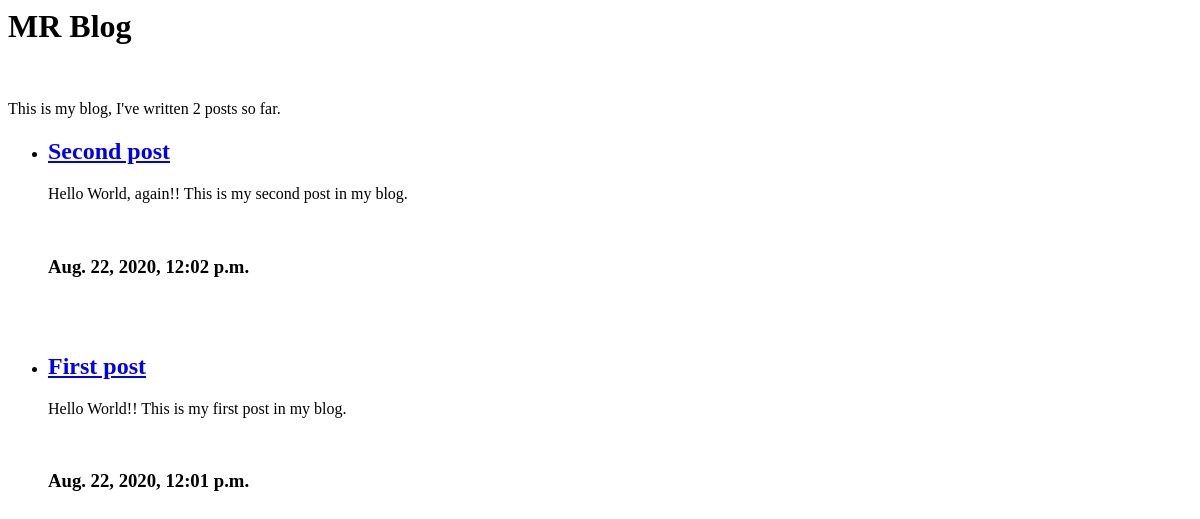
The page /blog/ on the database as committed earlier.
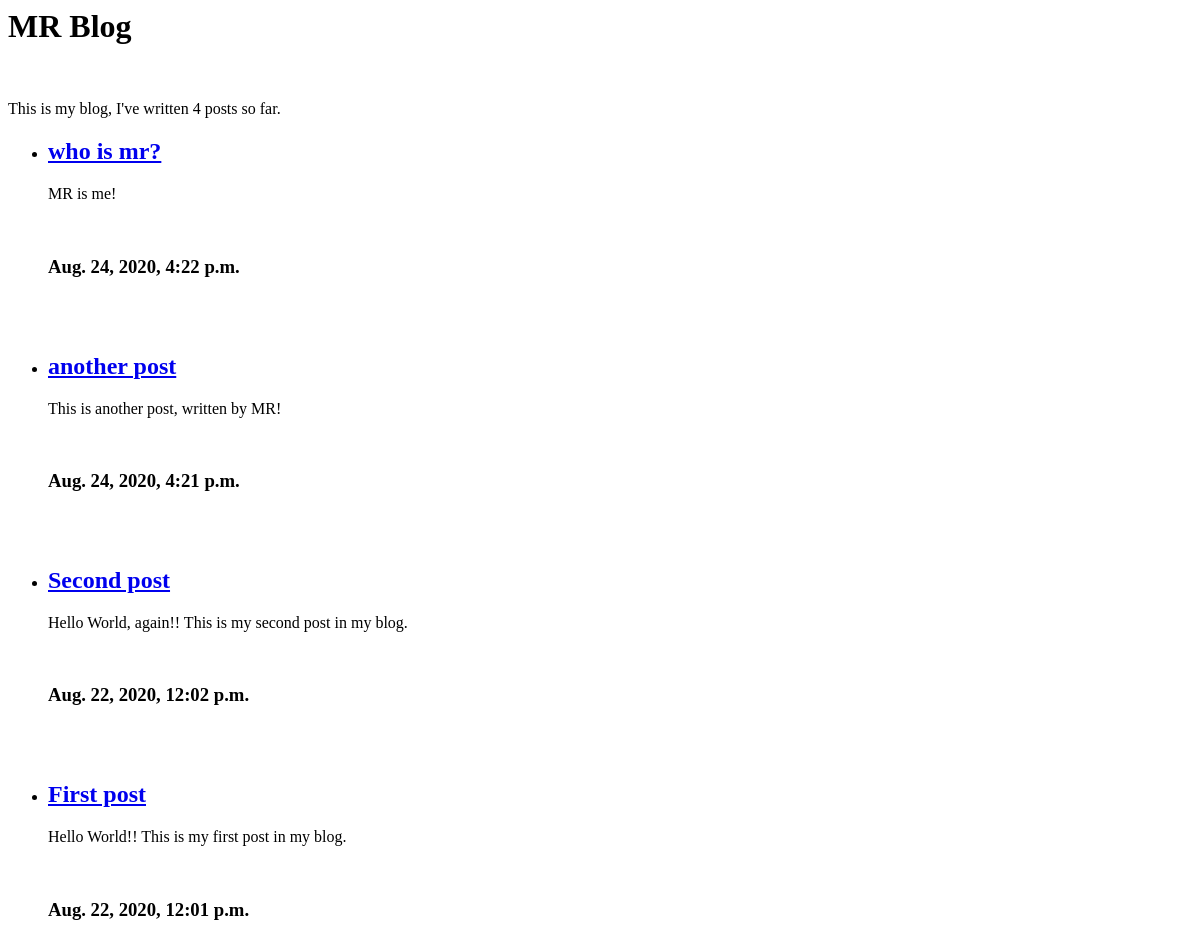
The same page on the database as committed later.
### blog/models.py (models this page shows, shortened)
class Post(models.Model):
    post_title = models.CharField(max_length = 100)
    post_slug = models.SlugField(max_length = 100)
    post_body = models.TextField()
    post_pubdate = models.DateTimeField(default = timezone.now)
    post_stat = models.CharField(choices = (
                                            ('draft', 'Draft'),
                                            ('published', 'Published'),
                                            ), default = 'published', max_length=10)
    tags = TaggableManager()

### blog/views.py (the view)
# urls.py: path('', views.index, name='index'),
def index(req, tag_slug=None):
    post_list = Post.objects.order_by('-post_pubdate')
    post_list = post_list.filter(post_stat="published")[:5]
    return render(req, 'blog/index.html', { 'post_list': post_list })

### blog/templatetags/blog_tags.py (called while the page is built)
@register.simple_tag
def total_posts():
    return len(Post.objects.filter(post_stat="published"))

### blog/templates/blog/index.html (shortened to what this page needs)
{% load blog_tags %}
<h1>MR Blog</h1>
<p>This is my blog, I've written {% total_posts %} posts so far.</p>
{% if post_list %}
	<ul>
		{% for post in post_list %}
		<li><a href="{% url 'blog:content' post.post_slug %}"><h2>{{ post.post_title }}</h2></a></li>
		<p>{{ post.post_body }}</p>
		<br>
		<h3>{{ post.post_pubdate }}</h3>
		<br><br>
		{% endfor %}
	</ul>
{% else %}
<p>No posts are available!</p>
{% endif %}

Rows that differ between the two databases and show on the page:
added Post: post_title "who is mr?", post_body "MR is me!", post_pubdate "Aug. 24, 2020, 4:22 p.m."
added Post: post_title "another post", post_body "This is another post, written by MR!", post_pubdate "Aug. 24, 2020, 4:21 p.m."
Other text that changed with them:
text no longer shown: "2"
text now shown: "4"
